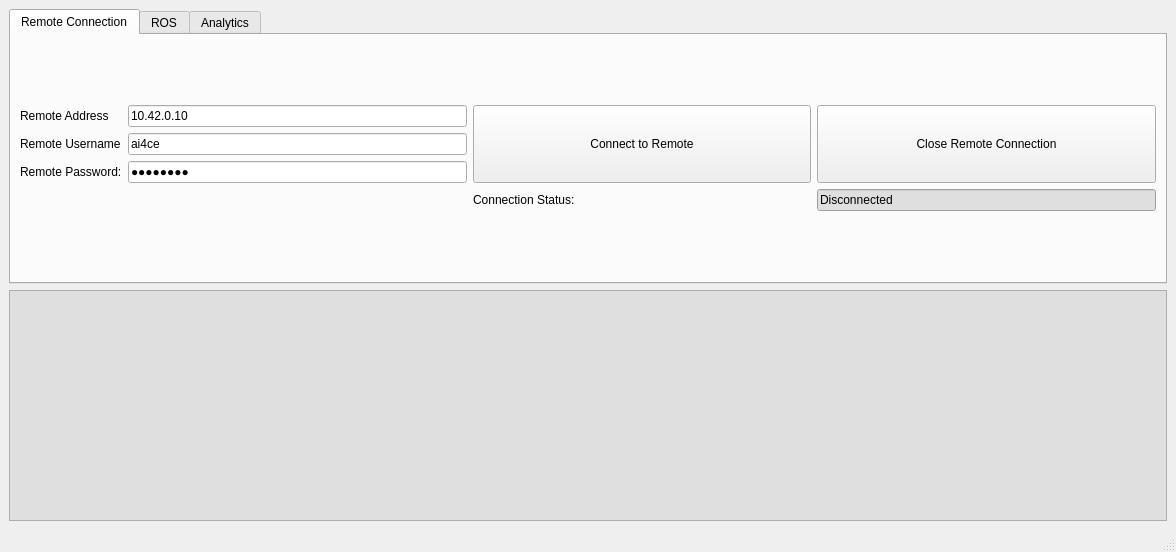
<?xml version="1.0" encoding="UTF-8"?>
<ui version="4.0">
 <class>MainWindow</class>
 <widget class="QMainWindow" name="MainWindow">
  <property name="enabled">
   <bool>true</bool>
  </property>
  <property name="geometry">
   <rect>
    <x>0</x>
    <y>0</y>
    <width>1176</width>
    <height>552</height>
   </rect>
  </property>
  <property name="sizePolicy">
   <sizepolicy hsizetype="Preferred" vsizetype="Preferred">
    <horstretch>0</horstretch>
    <verstretch>0</verstretch>
   </sizepolicy>
  </property>
  <property name="minimumSize">
   <size>
    <width>800</width>
    <height>400</height>
   </size>
  </property>
  <property name="maximumSize">
   <size>
    <width>1371</width>
    <height>600</height>
   </size>
  </property>
  <property name="windowTitle">
   <string>MainWindow</string>
  </property>
  <widget class="QWidget" name="centralwidget">
   <layout class="QVBoxLayout" name="verticalLayout">
    <item>
     <widget class="QTabWidget" name="tabWidget">
      <property name="sizePolicy">
       <sizepolicy hsizetype="Minimum" vsizetype="Maximum">
        <horstretch>0</horstretch>
        <verstretch>1</verstretch>
       </sizepolicy>
      </property>
      <property name="currentIndex">
       <number>0</number>
      </property>
      <widget class="QWidget" name="tab_remote">
       <attribute name="title">
        <string>Remote Connection</string>
       </attribute>
       <layout class="QVBoxLayout" name="verticalLayout_2">
        <item>
         <layout class="QGridLayout" name="gridLayout">
          <item row="1" column="0">
           <widget class="QLabel" name="label_2">
            <property name="text">
             <string>Remote Username</string>
            </property>
           </widget>
          </item>
          <item row="1" column="1">
           <widget class="QLineEdit" name="line_user">
            <property name="text">
             <string>ai4ce</string>
            </property>
           </widget>
          </item>
          <item row="0" column="1">
           <widget class="QLineEdit" name="line_address">
            <property name="text">
             <string>10.42.0.10</string>
            </property>
           </widget>
          </item>
          <item row="0" column="3" rowspan="3">
           <widget class="QPushButton" name="button_disconnect">
            <property name="sizePolicy">
             <sizepolicy hsizetype="MinimumExpanding" vsizetype="MinimumExpanding">
              <horstretch>0</horstretch>
              <verstretch>0</verstretch>
             </sizepolicy>
            </property>
            <property name="text">
             <string>Close Remote Connection</string>
            </property>
           </widget>
          </item>
          <item row="2" column="0">
           <widget class="QLabel" name="label_3">
            <property name="text">
             <string>Remote Password:</string>
            </property>
           </widget>
          </item>
          <item row="0" column="0">
           <widget class="QLabel" name="label">
            <property name="text">
             <string>Remote Address</string>
            </property>
           </widget>
          </item>
          <item row="2" column="1">
           <widget class="QLineEdit" name="line_password">
            <property name="text">
             <string>12345678</string>
            </property>
            <property name="echoMode">
             <enum>QLineEdit::Password</enum>
            </property>
           </widget>
          </item>
          <item row="0" column="2" rowspan="3">
           <widget class="QPushButton" name="button_connect">
            <property name="sizePolicy">
             <sizepolicy hsizetype="MinimumExpanding" vsizetype="MinimumExpanding">
              <horstretch>0</horstretch>
              <verstretch>0</verstretch>
             </sizepolicy>
            </property>
            <property name="text">
             <string>Connect to Remote</string>
            </property>
           </widget>
          </item>
          <item row="3" column="3">
           <widget class="QLineEdit" name="line_connection_status">
            <property name="styleSheet">
             <string notr="true">QLineEdit {
	background: rgb(223, 223, 223)
}</string>
            </property>
            <property name="text">
             <string>Disconnected</string>
            </property>
           </widget>
          </item>
          <item row="3" column="2">
           <widget class="QLabel" name="label_4">
            <property name="text">
             <string>Connection Status:</string>
            </property>
           </widget>
          </item>
         </layout>
        </item>
       </layout>
      </widget>
      <widget class="QWidget" name="tab_ros">
       <attribute name="title">
        <string>ROS</string>
       </attribute>
       <layout class="QVBoxLayout" name="verticalLayout_3">
        <item>
         <layout class="QHBoxLayout" name="horizontalLayout">
          <item>
           <widget class="QLabel" name="label_18">
            <property name="text">
             <string>Catkin Workspace Path:</string>
            </property>
           </widget>
          </item>
          <item>
           <widget class="QLineEdit" name="line_workspace_path">
            <property name="styleSheet">
             <string notr="true"/>
            </property>
            <property name="text">
             <string>/mnt/internal/catkin_ws</string>
            </property>
           </widget>
          </item>
         </layout>
        </item>
        <item>
         <layout class="QGridLayout" name="gridLayout_2">
          <item row="2" column="1">
           <widget class="QPushButton" name="button_stop">
            <property name="sizePolicy">
             <sizepolicy hsizetype="Minimum" vsizetype="MinimumExpanding">
              <horstretch>0</horstretch>
              <verstretch>0</verstretch>
             </sizepolicy>
            </property>
            <property name="text">
             <string>Stop Sensors</string>
            </property>
           </widget>
          </item>
          <item row="0" column="0" colspan="4">
           <widget class="QPushButton" name="button_build_source">
            <property name="sizePolicy">
             <sizepolicy hsizetype="Minimum" vsizetype="Fixed">
              <horstretch>0</horstretch>
              <verstretch>0</verstretch>
             </sizepolicy>
            </property>
            <property name="text">
             <string>Build Workspace and Source</string>
            </property>
           </widget>
          </item>
          <item row="4" column="2">
           <widget class="QLabel" name="label_8">
            <property name="text">
             <string>Bag File Name</string>
            </property>
           </widget>
          </item>
          <item row="2" column="0">
           <widget class="QPushButton" name="button_start">
            <property name="sizePolicy">
             <sizepolicy hsizetype="Minimum" vsizetype="MinimumExpanding">
              <horstretch>0</horstretch>
              <verstretch>0</verstretch>
             </sizepolicy>
            </property>
            <property name="text">
             <string>Start Sensors</string>
            </property>
           </widget>
          </item>
          <item row="3" column="2">
           <widget class="QLabel" name="label_9">
            <property name="text">
             <string>Bag File Path</string>
            </property>
           </widget>
          </item>
          <item row="2" column="2" colspan="2">
           <widget class="QGroupBox" name="groupBox">
            <property name="sizePolicy">
             <sizepolicy hsizetype="Minimum" vsizetype="Minimum">
              <horstretch>0</horstretch>
              <verstretch>0</verstretch>
             </sizepolicy>
            </property>
            <property name="title">
             <string>PointCloud Format</string>
            </property>
            <property name="flat">
             <bool>false</bool>
            </property>
            <property name="checkable">
             <bool>false</bool>
            </property>
            <layout class="QVBoxLayout" name="verticalLayout_5">
             <item>
              <layout class="QVBoxLayout" name="verticalLayout_4">
               <item>
                <widget class="QRadioButton" name="radio_custom_msg">
                 <property name="sizePolicy">
                  <sizepolicy hsizetype="Minimum" vsizetype="Minimum">
                   <horstretch>0</horstretch>
                   <verstretch>0</verstretch>
                  </sizepolicy>
                 </property>
                 <property name="text">
                  <string>Livox Custom Msg</string>
                 </property>
                 <property name="checked">
                  <bool>true</bool>
                 </property>
                </widget>
               </item>
               <item>
                <widget class="QRadioButton" name="radio_pointcloud">
                 <property name="sizePolicy">
                  <sizepolicy hsizetype="Minimum" vsizetype="Minimum">
                   <horstretch>0</horstretch>
                   <verstretch>0</verstretch>
                  </sizepolicy>
                 </property>
                 <property name="autoFillBackground">
                  <bool>false</bool>
                 </property>
                 <property name="text">
                  <string>PointCloud2</string>
                 </property>
                </widget>
               </item>
              </layout>
             </item>
            </layout>
           </widget>
          </item>
          <item row="3" column="3">
           <widget class="QLineEdit" name="line_bag_path">
            <property name="sizePolicy">
             <sizepolicy hsizetype="Minimum" vsizetype="Fixed">
              <horstretch>0</horstretch>
              <verstretch>0</verstretch>
             </sizepolicy>
            </property>
            <property name="minimumSize">
             <size>
              <width>0</width>
              <height>0</height>
             </size>
            </property>
            <property name="baseSize">
             <size>
              <width>1</width>
              <height>0</height>
             </size>
            </property>
            <property name="text">
             <string>/mnt/internal/bag/compressed</string>
            </property>
           </widget>
          </item>
          <item row="4" column="3">
           <widget class="QLineEdit" name="line_bag_name">
            <property name="sizePolicy">
             <sizepolicy hsizetype="Minimum" vsizetype="Fixed">
              <horstretch>0</horstretch>
              <verstretch>0</verstretch>
             </sizepolicy>
            </property>
            <property name="text">
             <string>run1.bag</string>
            </property>
           </widget>
          </item>
          <item row="1" column="0" colspan="2">
           <widget class="QPushButton" name="button_chmod">
            <property name="text">
             <string>Grant Port Permissions</string>
            </property>
           </widget>
          </item>
          <item row="1" column="2" colspan="2">
           <widget class="QLabel" name="label_5">
            <property name="sizePolicy">
             <sizepolicy hsizetype="Minimum" vsizetype="Fixed">
              <horstretch>0</horstretch>
              <verstretch>0</verstretch>
             </sizepolicy>
            </property>
            <property name="frameShape">
             <enum>QFrame::NoFrame</enum>
            </property>
            <property name="text">
             <string>Recording Parameters</string>
            </property>
           </widget>
          </item>
          <item row="3" column="0" rowspan="2">
           <widget class="QPushButton" name="button_begin_recording">
            <property name="sizePolicy">
             <sizepolicy hsizetype="Minimum" vsizetype="MinimumExpanding">
              <horstretch>0</horstretch>
              <verstretch>0</verstretch>
             </sizepolicy>
            </property>
            <property name="text">
             <string>Begin Recording</string>
            </property>
           </widget>
          </item>
          <item row="3" column="1" rowspan="2">
           <widget class="QPushButton" name="button_end_recording">
            <property name="sizePolicy">
             <sizepolicy hsizetype="Minimum" vsizetype="MinimumExpanding">
              <horstretch>0</horstretch>
              <verstretch>0</verstretch>
             </sizepolicy>
            </property>
            <property name="text">
             <string>End Recording</string>
            </property>
           </widget>
          </item>
         </layout>
        </item>
       </layout>
      </widget>
      <widget class="QWidget" name="tab_analytics">
       <attribute name="title">
        <string>Analytics</string>
       </attribute>
       <layout class="QVBoxLayout" name="verticalLayout_6">
        <item>
         <layout class="QGridLayout" name="gridLayout_3">
          <item row="0" column="2">
           <widget class="QLabel" name="label_17">
            <property name="text">
             <string>Recording To: </string>
            </property>
           </widget>
          </item>
          <item row="0" column="3">
           <widget class="QLineEdit" name="line_bag_name_check">
            <property name="styleSheet">
             <string notr="true">QLineEdit {
	background: rgb(223, 223, 223)
}</string>
            </property>
            <property name="text">
             <string>run1.bag</string>
            </property>
            <property name="readOnly">
             <bool>true</bool>
            </property>
           </widget>
          </item>
          <item row="0" column="1">
           <widget class="QLineEdit" name="line_record_status">
            <property name="sizePolicy">
             <sizepolicy hsizetype="Expanding" vsizetype="Fixed">
              <horstretch>1</horstretch>
              <verstretch>0</verstretch>
             </sizepolicy>
            </property>
            <property name="styleSheet">
             <string notr="true">QLineEdit {
	background: rgb(223, 223, 223)
}</string>
            </property>
            <property name="text">
             <string>Recording</string>
            </property>
            <property name="readOnly">
             <bool>true</bool>
            </property>
           </widget>
          </item>
          <item row="0" column="0">
           <widget class="QLabel" name="label_6">
            <property name="sizePolicy">
             <sizepolicy hsizetype="Preferred" vsizetype="Preferred">
              <horstretch>1</horstretch>
              <verstretch>0</verstretch>
             </sizepolicy>
            </property>
            <property name="text">
             <string>Recording Status: </string>
            </property>
           </widget>
          </item>
         </layout>
        </item>
        <item>
         <widget class="QPushButton" name="button_monitor">
          <property name="text">
           <string>Monitor</string>
          </property>
         </widget>
        </item>
        <item>
         <layout class="QGridLayout" name="gridLayout_4">
          <item row="1" column="2" colspan="2">
           <widget class="QTextEdit" name="text_lidar_freq">
            <property name="maximumSize">
             <size>
              <width>16777215</width>
              <height>16777215</height>
             </size>
            </property>
            <property name="styleSheet">
             <string notr="true">QTextEdit {
	background: rgb(223, 223, 223)
}</string>
            </property>
            <property name="readOnly">
             <bool>true</bool>
            </property>
           </widget>
          </item>
          <item row="0" column="2">
           <widget class="QLabel" name="label_13">
            <property name="text">
             <string>PointCloud topic:</string>
            </property>
           </widget>
          </item>
          <item row="0" column="1">
           <widget class="QLineEdit" name="line_image_topic">
            <property name="text">
             <string>/front_camera_image/compressed</string>
            </property>
           </widget>
          </item>
          <item row="1" column="4" colspan="2">
           <widget class="QTextEdit" name="text_imu_freq">
            <property name="maximumSize">
             <size>
              <width>16777215</width>
              <height>16777215</height>
             </size>
            </property>
            <property name="styleSheet">
             <string notr="true">QTextEdit {
	background: rgb(223, 223, 223)
}</string>
            </property>
            <property name="readOnly">
             <bool>true</bool>
            </property>
           </widget>
          </item>
          <item row="0" column="5">
           <widget class="QLineEdit" name="line_imu_topic">
            <property name="text">
             <string>/livox/imu</string>
            </property>
           </widget>
          </item>
          <item row="0" column="3">
           <widget class="QLineEdit" name="line_lidar_topic">
            <property name="text">
             <string>/livox/lidar</string>
            </property>
           </widget>
          </item>
          <item row="0" column="0">
           <widget class="QLabel" name="label_10">
            <property name="text">
             <string>Image Topic: </string>
            </property>
           </widget>
          </item>
          <item row="1" column="0" colspan="2">
           <widget class="QTextEdit" name="text_image_freq">
            <property name="maximumSize">
             <size>
              <width>16777215</width>
              <height>16777215</height>
             </size>
            </property>
            <property name="styleSheet">
             <string notr="true">QTextEdit {
	background: rgb(223, 223, 223)
}</string>
            </property>
            <property name="readOnly">
             <bool>true</bool>
            </property>
           </widget>
          </item>
          <item row="0" column="4">
           <widget class="QLabel" name="label_14">
            <property name="text">
             <string>IMU Topic: </string>
            </property>
           </widget>
          </item>
         </layout>
        </item>
       </layout>
      </widget>
     </widget>
    </item>
    <item>
     <widget class="QTextEdit" name="text_log">
      <property name="sizePolicy">
       <sizepolicy hsizetype="Expanding" vsizetype="Expanding">
        <horstretch>0</horstretch>
        <verstretch>1</verstretch>
       </sizepolicy>
      </property>
      <property name="styleSheet">
       <string notr="true">QTextEdit {
	background: rgb(223, 223, 223)
}</string>
      </property>
      <property name="readOnly">
       <bool>true</bool>
      </property>
     </widget>
    </item>
   </layout>
  </widget>
  <widget class="QMenuBar" name="menubar">
   <property name="geometry">
    <rect>
     <x>0</x>
     <y>0</y>
     <width>1176</width>
     <height>20</height>
    </rect>
   </property>
  </widget>
  <widget class="QStatusBar" name="statusbar"/>
 </widget>
 <resources/>
 <connections/>
</ui>
